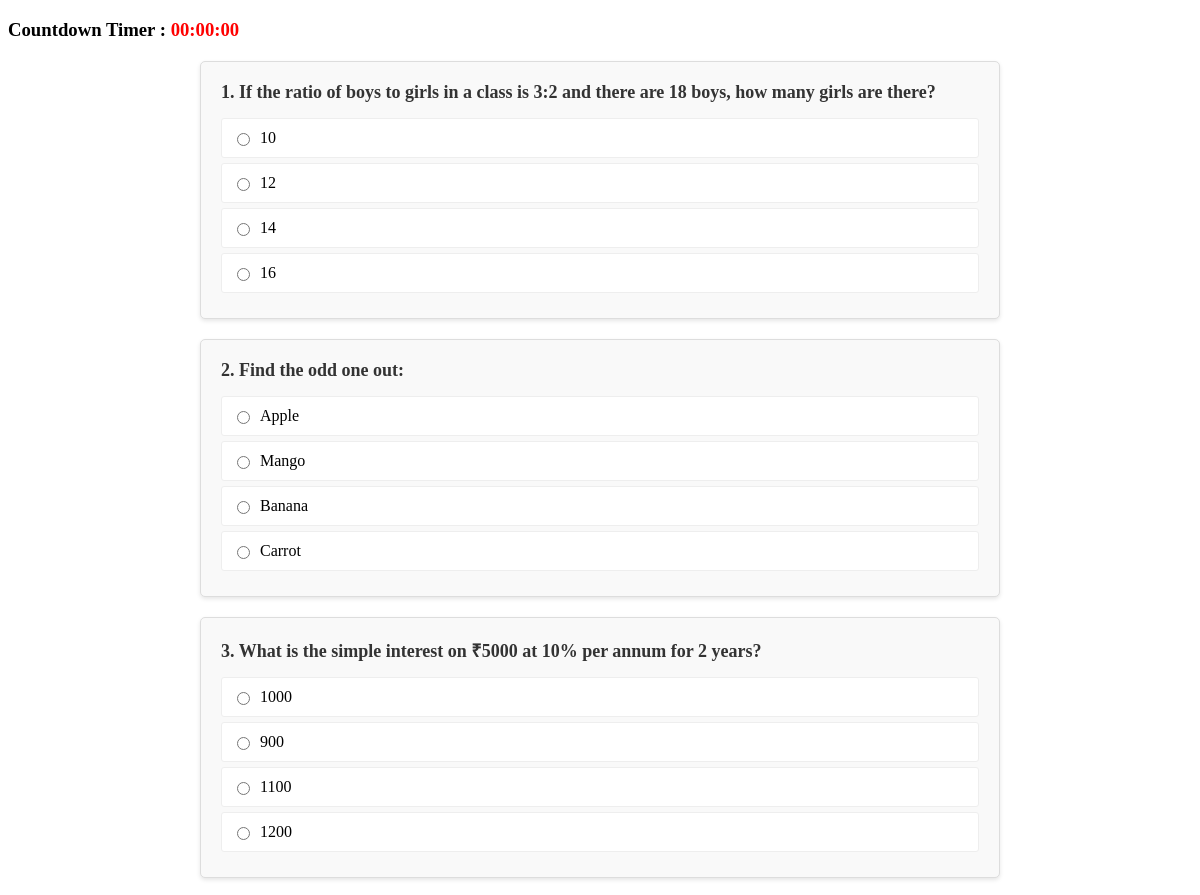
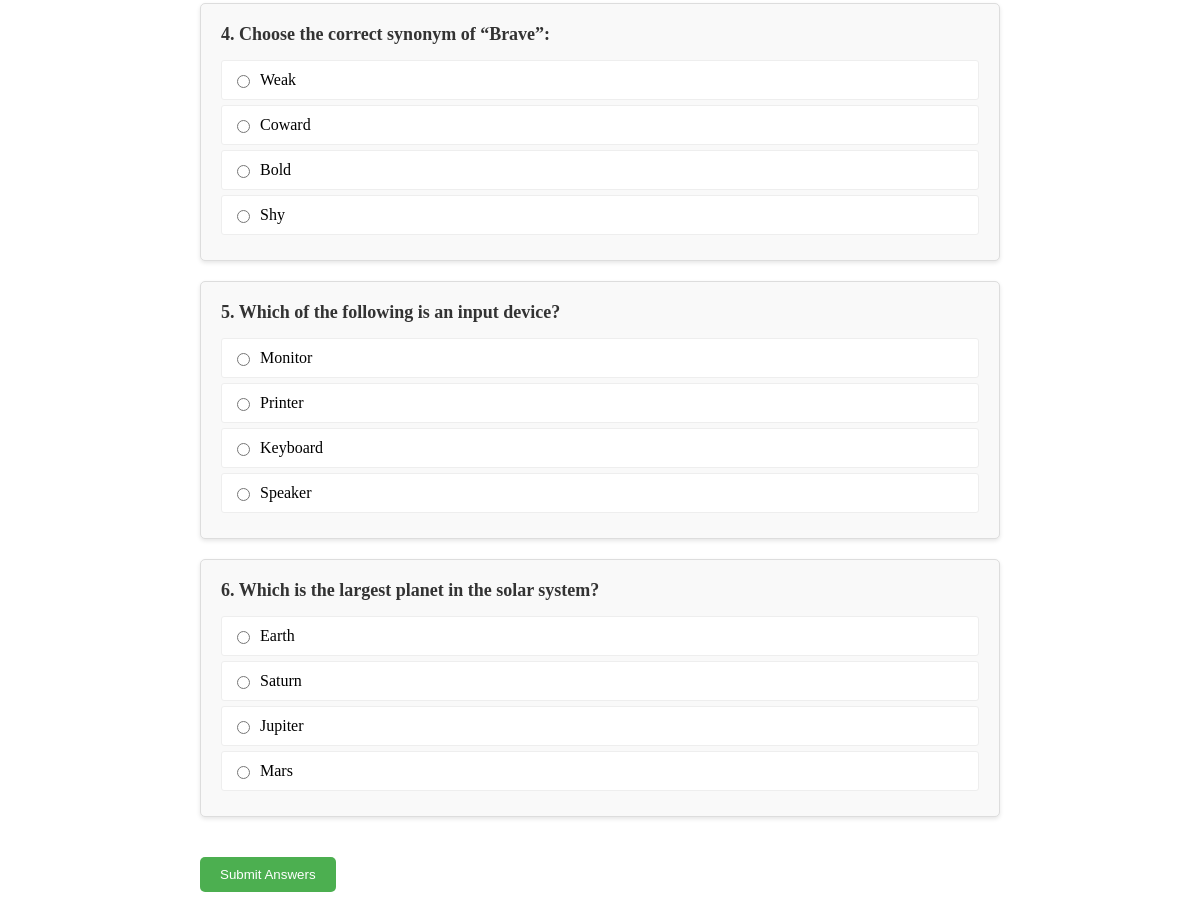
Screenshot of /User/viewquestion/3 (signed in) with the database file from the repository (2 pictures, top to bottom).
### Admin/models.py (models this page shows)
class tbl_question(models.Model):
    question_question=models.CharField(max_length=50)
    question_file=models.FileField(upload_to="Assets/Admindocs/Questions/",null=True)
    exam=models.ForeignKey(tbl_exam,on_delete=models.CASCADE)

class tbl_option(models.Model):
    option_option=models.CharField(max_length=50)
    option_status=models.IntegerField(default=0)
    question=models.ForeignKey(tbl_question,on_delete=models.CASCADE)

### User/views.py (the view)
# urls.py: path('viewquestion/<int:id>',views.viewquestion,name='viewquestion'),
def viewquestion(request,id):
    question = tbl_question.objects.filter(exam=id)
    optioncount = 0
    for i in question:
        count = tbl_option.objects.filter(question=i.id).count()
        if count > 0:
            optioncount = optioncount + 1
    examcount = tbl_examinationbody.objects.filter(examination=id,user=request.session["uid"]).count()
    if examcount > 0:
        exambodyid = tbl_examinationbody.objects.get(examination=id,user=request.session["uid"])
        return render(request,"User/ViewQuestion.html",{'questions':question,"exambodyid":exambodyid.id,"optioncount":optioncount,"examination_id":id})
    else:
        exambodyid = tbl_examinationbody.objects.create(user=tbl_userreg.objects.get(id=request.session["uid"]),examination=tbl_exam.objects.get(id=id))
        return render(request,"User/ViewQuestion.html",{'questions':question,"exambodyid":exambodyid.id,"optioncount":optioncount,"examination_id":id})

### User/Templates/User/Viewquestion.html (shortened to what this page needs)
<!DOCTYPE html>
<html>
<head>
</head>
<body onload="gettimer()">
    <form method="post" action="" id="quizForm">
        <h3>Countdown Timer : <span id="timer">00:00:00</span></h3>
        <div class="card-container">
            {% for question in questions %}
            <div class="question-card" data-question-id="{{ question.id }}">
                <div class="question-text">
                    {{ forloop.counter }}. {{ question.question_question }}
                </div>
                <div class="options-container">
                    {% for option in question.tbl_option_set.all %}
                    <label class="option">
                        <input type="radio" name="question_{{ question.id }}" value="{{ option.id }}">
                        {{ option.option_option }}
                    </label>
                    {% endfor %}
                </div>
            </div>
            {% empty %}
            <p>No questions available.</p>
            {% endfor %}
            {% if optioncount > 0 %}
            <button type="submit" class="submit-btn">Submit Answers</button>
            {% endif %}
        </div>
    </form>
</body>
</html>

### User/Templates/User/Viewquestion.html (style rules this page uses)
.card-container { max-width: 800px; margin: 20px auto; }
.question-card { background-color: #f9f9f9; border: 1px solid #ddd; border-radius: 5px; padding: 20px; margin-bottom: 20px; box-shadow: 0 2px 4px rgba(0, 0, 0, 0.1); }
.question-text { font-size: 18px; font-weight: bold; margin-bottom: 15px; color: #333; }
.option { padding: 10px; margin: 5px 0; background-color: #fff; border: 1px solid #eee; border-radius: 3px; display: flex; align-items: center; }
.option input[type="radio"] { margin-right: 10px; }
.submit-btn { background-color: #4CAF50; color: white; padding: 10px 20px; border: none; border-radius: 5px; cursor: pointer; margin-top: 20px; }

### rows the page displays
tbl_question: question_question "If the ratio of boys to girls in a class is 3:2 and there are 18 boys, how many girls are there?"
tbl_option: option_option "10"
tbl_option: option_option "12"
tbl_option: option_option "14"
tbl_option: option_option "16"
tbl_question: question_question "Find the odd one out:"
tbl_option: option_option "Apple"
tbl_option: option_option "Mango"
tbl_option: option_option "Banana"
tbl_option: option_option "Carrot"
tbl_question: question_question "What is the simple interest on ₹5000 at 10% per annum for 2 years?"
tbl_option: option_option "1000"
tbl_option: option_option "900"
tbl_option: option_option "1100"
tbl_option: option_option "1200"
tbl_question: question_question "Choose the correct synonym of “Brave”:"
tbl_option: option_option "Weak"
tbl_option: option_option "Coward"
tbl_option: option_option "Bold"
tbl_option: option_option "Shy"
tbl_question: question_question "Which of the following is an input device?"
tbl_option: option_option "Monitor"
tbl_option: option_option "Printer"
tbl_option: option_option "Keyboard"
tbl_option: option_option "Speaker"
tbl_question: question_question "Which is the largest planet in the solar system?"
tbl_option: option_option "Earth"
tbl_option: option_option "Saturn"
tbl_option: option_option "Jupiter"
tbl_option: option_option "Mars"
